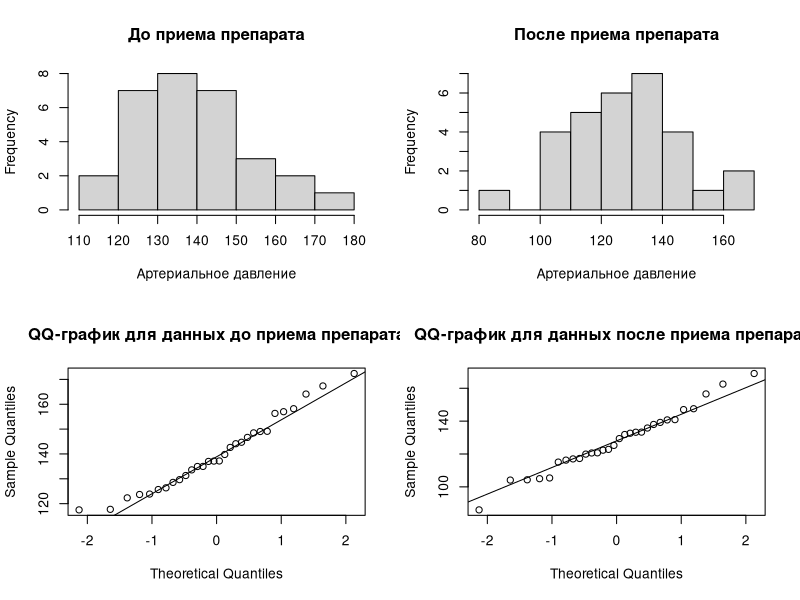
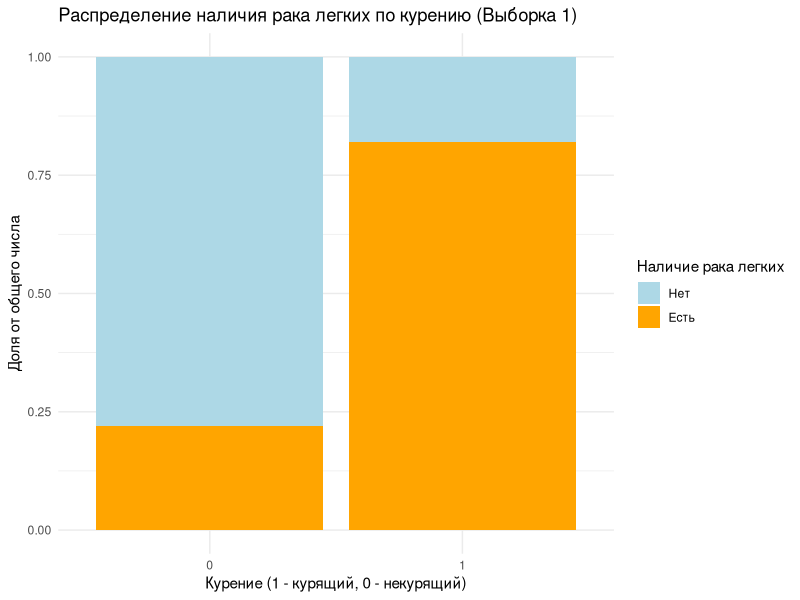
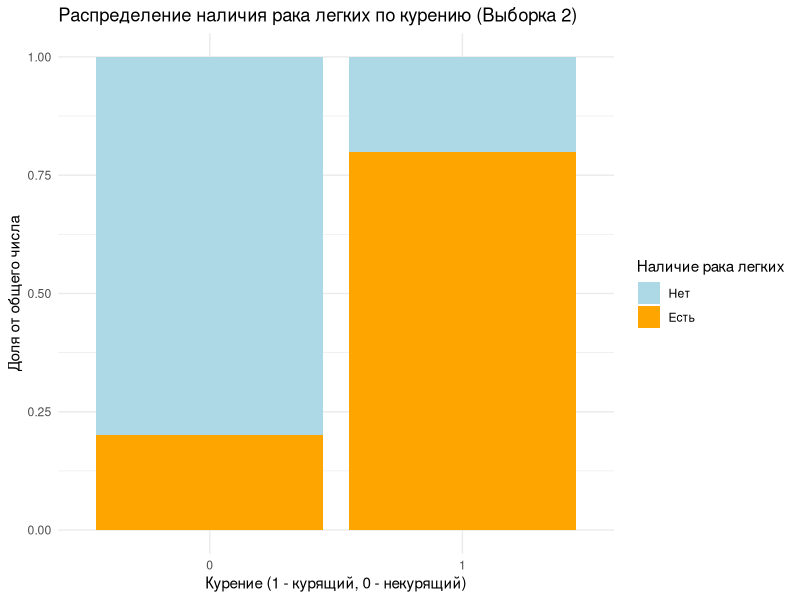
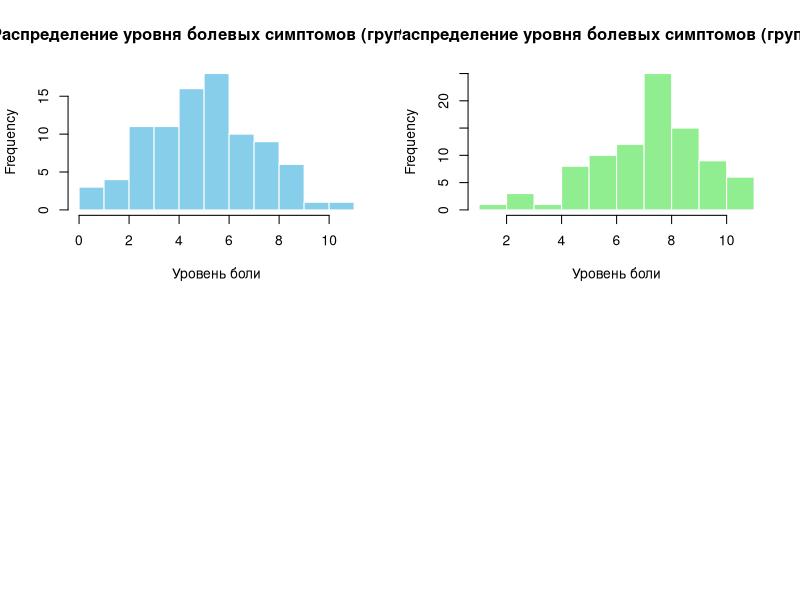
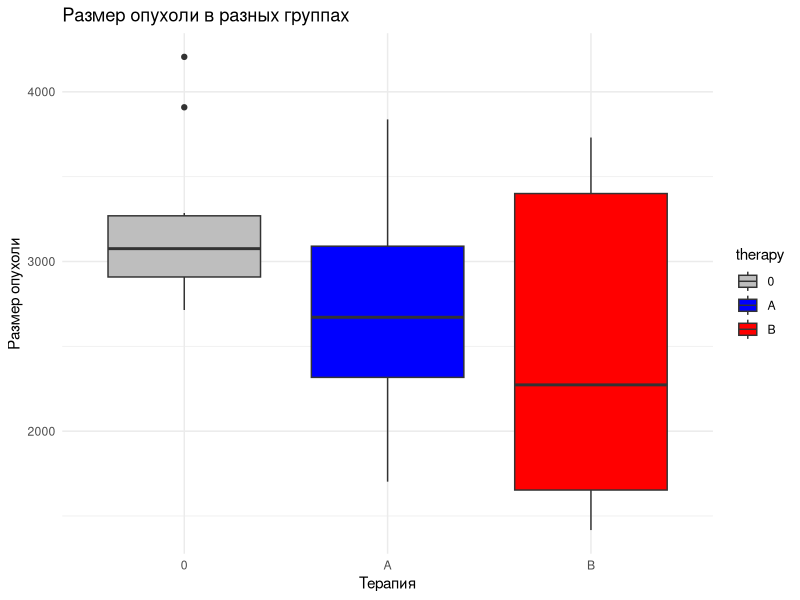

Recreate these plots in R, in order. (Note: this script raises an error after producing the figures.)
## ---- chunk 1
# используемые библиотеки
library(ggplot2)
library(tidyverse)
library(car)
## ---- chunk 2
# задаем seed
set.seed(30)

# размер выборки
sample_size <- 30.

#Формулировка гипотез:
#H0 - Среднее артериальное давление до приема нового препарата равно среднему давлению после приема.
#Ha - Среднее артериальное давление после приема нового препарата меньше, чем до приема.

# уровень значимости 
# альфа = 0.05

# Генерация данных до и после приема препарата (предположим нормальное распределение)
before <- rnorm(sample_size, mean = 145, sd = 15)  # Среднее до приема = 140
after <- rnorm(sample_size, mean = 130, sd = 15)   # Среднее после приема = 130

# Визуальная проверка распределения
par(mfrow = c(2, 2))  # Расположение графиков в виде матрицы 2x2

# Гистограммы для обеих выборок
hist(before, main = "До приема препарата", xlab = "Артериальное давление")
hist(after, main = "После приема препарата", xlab = "Артериальное давление")

# QQ-графики для обеих выборок
qqnorm(before, main = "QQ-график для данных до приема препарата")
qqline(before)
qqnorm(after, main = "QQ-график для данных после приема препарата")
qqline(after)

# Тест Шапиро-Уилка
shapiro_test_before <- shapiro.test(before)
shapiro_test_after <- shapiro.test(after)

# Вывод результатов теста Шапиро-Уилка
print("Тест Шапиро-Уилка для данных до приема препарата:")
print(shapiro_test_before)
print("Тест Шапиро-Уилка для данных после приема препарата:")
print(shapiro_test_after)


## ---- chunk 3
# так как у нас связанные выборки (измерения до и после введения препарата), мы можем использовать t-тест для связанных выборок (paired t-test)


# Проведение t-теста для связанных выборок
t_test_result <- t.test(before, after, paired = TRUE, alternative = "less")

# Вывод результатов
print(t_test_result)
## ---- chunk 4
# Расчет критического значения для нормального распределения
alpha <- 0.05
critical_value <- qt(1 - alpha/2, df = 29)

# Вывод критического значения
cat("Критическое значение t-статистики для df = 29 и alpha = 0.05:", critical_value, "\n")

# Оценка статистической значимости
p_value <- 1.531e-08
cat("p-значение:", p_value, "\n")

if (p_value < alpha) {
  cat("p-значение меньше уровня значимости, поэтому мы отвергаем нулевую гипотезу и принимаем альтернативную гипотезу.\n")
  cat("Таким образом, существует статистически значимая разница между артериальным давлением до и после приема препарата.\n")
} else {
  cat("p-значение больше уровня значимости, поэтому мы не можем отвергнуть нулевую гипотезу о равенстве средних значений.\n")
}

# 95% доверительный интервал
confidence_interval <- c(13.42, 23.05)
cat("95% доверительный интервал для разности средних значений двух выборок:", confidence_interval, "\n")

# Вывод оценки средней разницы и наблюдаемого значения t-статистики
mean_difference <- 18.23
observed_t_statistic <- 7.75
cat("Средняя разница:", mean_difference, "\n")
cat("Наблюдаемое значение t-статистики:", observed_t_statistic, "\n")

# Дополнительные комментарии
if (mean_difference > 0 && confidence_interval[1] > 0 && confidence_interval[2] > 0) {
  cat("95% доверительный интервал не включает ноль, что подтверждает статистическую значимость различий.\n")
} else {
  cat("95% доверительный интервал включает ноль, что не позволяет делать однозначные выводы о различиях.\n")
}

## ---- chunk 5
# формулируем гипотезы
# H0 - вероятность развития рака легких у курящих статистически не значима
# Ha - вероятность развития рака легких у курящих статистически значима
## ---- chunk 6
# Установка seed для воспроизводимости результатов
set.seed(35)

# Задаем размеры выборок
sample_size1 <- 100
sample_size2 <- 30

# уровень значимости альфа будет равен 0.05

## ---- chunk 7
# Задание параметров
prob_smoking <- 0.8
prob_non_smoking <- 0.2

# Случай 1: Выборка размером 100
sample_size1 <- 100

# Создаем вектор курящих (1) и некурящих (0)
smoking_status1 <- rep(c(1, 0), each = (sample_size1 / 2))

# Генерируем данные для рака легких с заданной вероятностью
set.seed(13) 
cancer_and_smoker1 <- rbinom((sample_size1 / 2), 1, prob_smoking)
cancer_and_nonsmoker1 <- rbinom((sample_size1 / 2), 1, prob_non_smoking)

# Объединяем данные рака легких для курящих и некурящих
lung_cancer1 <- c(cancer_and_smoker1, cancer_and_nonsmoker1)

# Создаем фрейм данных
sample100 <- data.frame(Smoking = smoking_status1, LungCancer = lung_cancer1)

# Посмотрим распределение переменной Smoking для первой выборки
table(sample100$Smoking)

# Случай 2: Выборка размером 30
sample_size2 <- 30

# Создаем вектор курящих (1) и некурящих (0)
smoking_status2 <- rep(c(1, 0), each = (sample_size2 / 2))

# Генерируем данные для рака легких с заданной вероятностью
set.seed(1) 
cancer_and_smoker2 <- rbinom((sample_size2 / 2), 1, prob_smoking)
cancer_and_nonsmoker2 <- rbinom((sample_size2 / 2), 1, prob_non_smoking)

# Объединяем данные рака легких для курящих и некурящих
lung_cancer2 <- c(cancer_and_smoker2, cancer_and_nonsmoker2)

# Создаем фрейм данных
sample30 <- data.frame(Smoking = smoking_status2, LungCancer = lung_cancer2)

# Посмотрим распределение переменной Smoking для второй выборки
table(sample30$Smoking)

## ---- chunk 8
# Для первой выборки
ggplot(data = sample100, aes(x = factor(Smoking), fill = factor(LungCancer))) +
  geom_bar(position = "fill") +
  labs(title = "Распределение наличия рака легких по курению (Выборка 1)",
       x = "Курение (1 - курящий, 0 - некурящий)",
       y = "Доля от общего числа",
       fill = "Наличие рака легких") +
  scale_fill_manual(values = c("lightblue", "orange"), labels = c("Нет", "Есть")) +
  theme_minimal()

# Для второй выборки
ggplot(data = sample30, aes(x = factor(Smoking), fill = factor(LungCancer))) +
  geom_bar(position = "fill") +
  labs(title = "Распределение наличия рака легких по курению (Выборка 2)",
       x = "Курение (1 - курящий, 0 - некурящий)",
       y = "Доля от общего числа",
       fill = "Наличие рака легких") +
  scale_fill_manual(values = c("lightblue", "orange"), labels = c("Нет", "Есть")) +
  theme_minimal()



## ---- chunk 9
# Проведение теста Хи-квадрат для первой выборки
result1 <- chisq.test(table(sample100$Smoking, sample100$LungCancer))
print(result1)

# Проведение теста Хи-квадрат для второй выборки
result2 <- chisq.test(table(sample30$Smoking, sample30$LungCancer))
print(result2)

## ---- chunk 10
# Наблюдаемые значения статистики
observed_statistic1 <- result1$statistic
observed_statistic2 <- result2$statistic

# Критические значения статистики
critical_value1 <- qchisq(0.95, df = result1$parameter)
critical_value2 <- qchisq(0.95, df = result2$parameter)

# Вывод результатов
cat("Наблюдаемое значение статистики (выборка 1):", observed_statistic1, "\n")
cat("Критическое значение статистики (выборка 1):", critical_value1, "\n")
cat("\n")
cat("Наблюдаемое значение статистики (выборка 2):", observed_statistic2, "\n")
cat("Критическое значение статистики (выборка 2):", critical_value2, "\n")

## ---- chunk 11
# Для данного анализа мы можем выбрали уровень значимости α = 0.05.
## ---- chunk 12
# Задание параметров
sample_size1 <- 90
sample_size2 <- 90

# Генерация данных
set.seed(120) # для воспроизводимости результатов
pain_level_treatment1 <- rnorm(sample_size1, mean = 5, sd = 2) # Для группы с новым методом лечения
pain_level_treatment2 <- rnorm(sample_size2, mean = 7, sd = 2) # Для группы с диетотерапией

# Проверка распределения данных
hist(pain_level_treatment1, main = "Распределение уровня болевых симптомов (группа 1)", xlab = "Уровень боли", col = "skyblue", border = "white")
hist(pain_level_treatment2, main = "Распределение уровня болевых симптомов (группа 2)", xlab = "Уровень боли", col = "lightgreen", border = "white")
# визуально распределение нормальное

# теперь дополнительно проведём тест Шапиро-Уилка

shapiro_test_treatment1 <- shapiro.test(pain_level_treatment1)
shapiro_test_treatment2 <- shapiro.test(pain_level_treatment2)

# Вывод результатов теста Шапиро-Уилка
print("Результаты теста Шапиро-Уилка для группы 1:")
print(shapiro_test_treatment1)
print("Результаты теста Шапиро-Уилка для группы 2:")
print(shapiro_test_treatment2)




## ---- chunk 13
#В данном случае мы имеем две независимые выборки и интересует влияние одной категориальной переменной (метод лечения) на количественную переменную (уровень болевых симптомов)  при нормальном распределении. Поэтому самым подходящим тестом будет двухвыборочный t-тест для независимых выборок.

# Проведение t-теста
t_test_result <- t.test(pain_level_treatment1, pain_level_treatment2)

# Вывод результатов
t_test_result
## ---- chunk 14

# Создание датасета
tumor <- tibble(
  therapy = c(rep("0", 10), rep("A", 10), rep("B", 10)),
  value = c(rep(3213, 10), rep(2687, 10), rep(2423, 10))
) %>%
mutate(therapy = factor(therapy, levels = c("0", "A", "B")))

# Добавление шума к значениям опухолей
tumor$value <- tumor$value + rnorm(30, 0, 760)

# Построение "ящиков с усами" для трех групп
ggplot(tumor, aes(x = therapy, y = value, fill = therapy)) +
  geom_boxplot() +
  theme_minimal() +
  labs(title = "Размер опухоли в разных группах", x = "Терапия", y = "Размер опухоли") +
  scale_fill_manual(values = c("0" = "grey", "A" = "blue", "B" = "red"))




## ---- chunk 15
# Проверка нормальности распределения остатков
residuals <- resid(model)
shapiro.test(residuals)
# распределение нормальное

## ---- chunk 16
# H0 - дисперсии гомогенны 
# Hа - дисперсии негомогенны 

# Проведение теста Бартлетта предпочтительнее по причине анализа трех групп
bartlett.test(value ~ therapy, data = tumor)
# тест показал гомогенность дисперсий
## ---- chunk 17
# Дисперсионный анализ
anova_result <- aov(value ~ therapy, data = tumor)
summary(anova_result)

# Проведение попарных сравнений с помощью критерия Тьюки
tukey_result <- TukeyHSD(anova_result)
tukey_result
